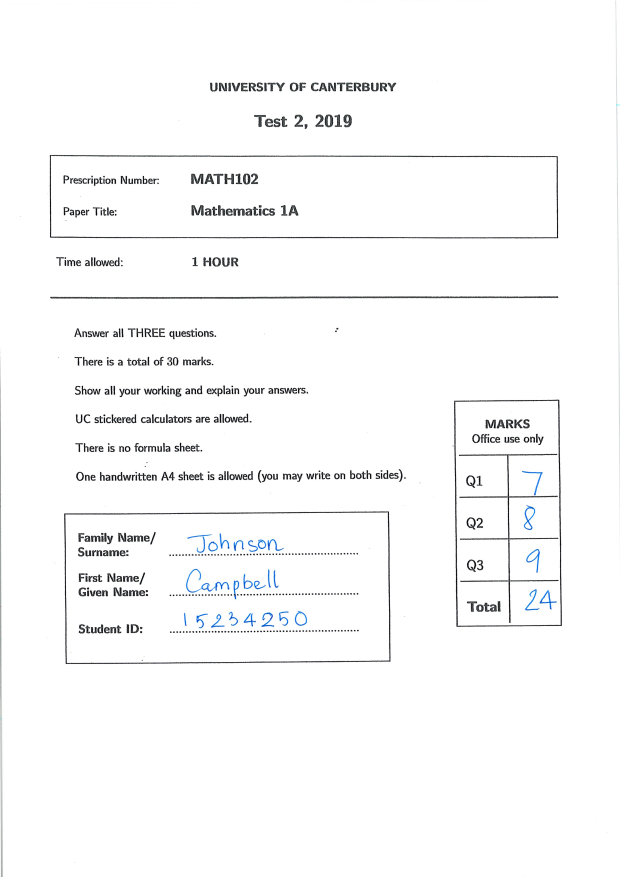
#> input picture Sample - Synthetic Text Scripts/20210131103346563_0007.jpg, 2480 x 3508 px, found by its file name (shown at 1/4 size)
$ jupyter execute --allow-errors 'debugs version -steps break out.ipynb'   (shell and % lines are left out)
#> lines starting #> are read from the running program, lines starting #| are printed output that depends on the picture; after the words box and inside, x2 and y2 are one past the last pixel; in counts of white or black regions, pixels touching at a corner belong together
[cell 1]

import cv2
import imutils
from imutils import contours as cont
import numpy as np
from google.colab import files
import matplotlib.pyplot as plt
from google.colab.patches import cv2_imshow
import pytesseract
from PIL import Image
from pytesseract import image_to_string
from tensorflow import keras
from tensorflow.keras.models import load_model
from imutils.contours import sort_contours
import numpy as np
import argparse
import imutils
import cv2
import tensorflow as tf
from google.colab import drive
from PIL import Image, ImageOps
from PIL import Image, ImageEnhance
import pandas as pd

from keras.preprocessing.image import load_img
from keras.preprocessing.image import img_to_array
from keras.models import load_model

drive.mount('/content/gdrive')

[cell 2]
model_save_name = 'digits.model'
path = F"/content/gdrive/My Drive/UC/S2/INFO601/{model_save_name}"
#> (the rest of this cell did not finish here and is left out)

[cell 3]
print('# LOADING STUDENT INFO FROM DATA BASE')
path = F"/content/gdrive/My Drive/UC/S2/INFO601/NameID.xlsx"
#> (the rest of this cell did not finish here and is left out)

[cell 4]
######################################
########## DIGIT OCR MODEL ###########
######################################

# [126 lines left out: function predict_digit, not called in this run]


######################################
######### LETTER OCR MODEL ###########
######################################

word_dict = {0:'A',1:'B',2:'C',3:'D',4:'E',5:'F',
             6:'G',7:'H',8:'I',9:'J',10:'K',11:'L',
             12:'M',13:'N',14:'O',15:'P',16:'Q',17:'R',
             18:'S',19:'T',20:'U',21:'V',22:'W',23:'X', 24:'Y',25:'Z'}

# [159 lines left out: functions predict_letter, QM, matching, not called in this run]

[cell 5]
image = cv2.imread(F"/content/gdrive/My Drive/UC/S2/INFO601/testdata/20210131103346563_0007.jpg")
#> image is the input picture: shape (3508, 2480, 3); mean B, G, R 249.6, 249.3, 249.1
image = cv2.resize(image,(1500,2100))
#> image: shape (2100, 1500, 3)
result = image.copy()
blur = cv2.GaussianBlur(image, (5,5), 0)
gray = cv2.cvtColor(blur,cv2.COLOR_BGR2GRAY)
thresh = cv2.threshold(gray, 150, 255, cv2.THRESH_BINARY_INV + cv2.THRESH_OTSU)[1]
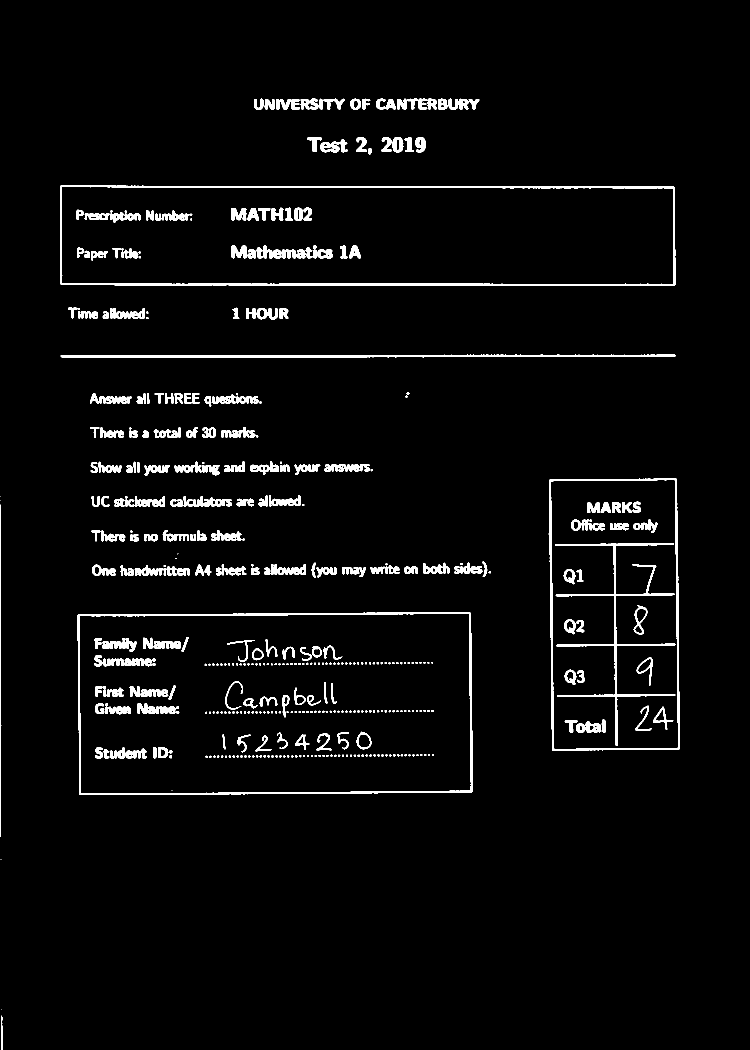
#> thresh: shape (2100, 1500) (shown at 1/2 size); 3.5% white; 464 white regions (207 under 20 px), largest, box (x1, y1, x2, y2) and area: (120, 370, 1351, 571) 10380, (155, 1224, 945, 1590) 8241, (1098, 956, 1360, 1502) 6016

# Remove horizontal lines
horizontal_kernel = cv2.getStructuringElement(cv2.MORPH_RECT, (30,1))
remove_horizontal = cv2.morphologyEx(thresh, cv2.MORPH_OPEN, horizontal_kernel, iterations=2)
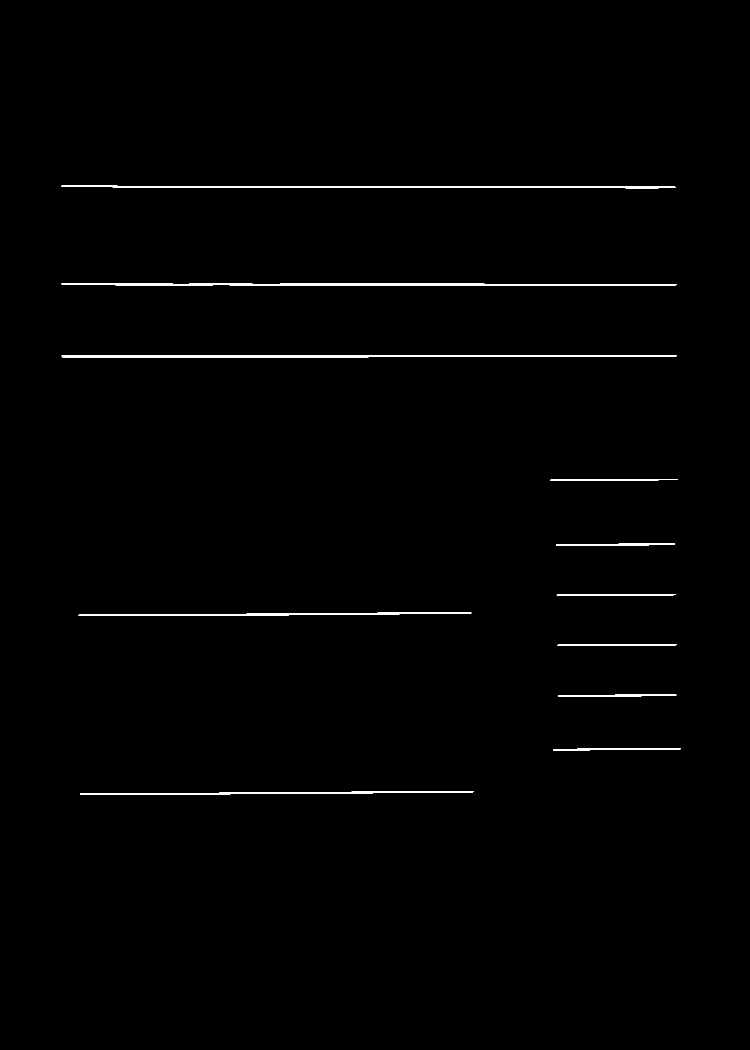
#> remove_horizontal: shape (2100, 1500) (shown at 1/2 size); 0.74% white; 11 white regions
cnts = cv2.findContours(remove_horizontal, cv2.RETR_EXTERNAL, cv2.CHAIN_APPROX_SIMPLE)
#> cnts = 11 contours; largest, box (x1, y1, x2, y2) and area: (123, 710, 1353, 716) 3890, (122, 566, 1353, 571) 3138, (122, 371, 1352, 377) 2792, (157, 1225, 943, 1232) 1822, (160, 1582, 947, 1590) 1760
cnts = cnts[0] if len(cnts) == 2 else cnts[1]
for c in cnts:
    cv2.drawContours(gray, [c], -1, (255,255,255), 3)
#> this loop made 11 passes
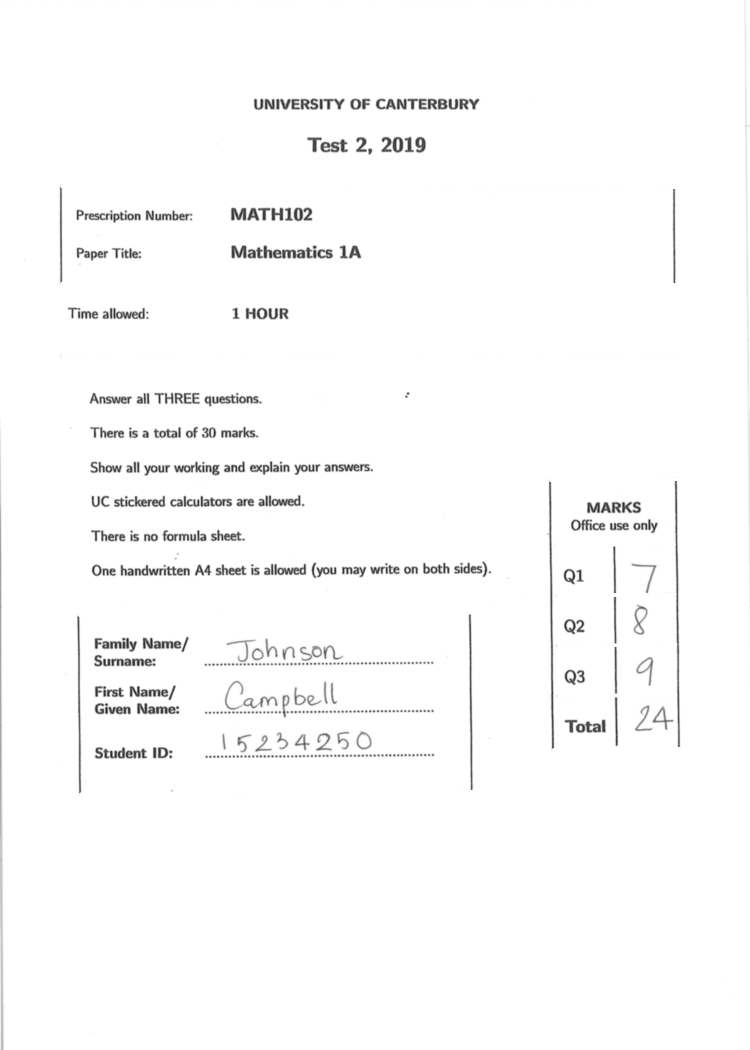
#> gray: shape (2100, 1500) (shown at 1/2 size); min 32, max 255, mean 250.5

# Remove vertical lines
vertical_kernel = cv2.getStructuringElement(cv2.MORPH_RECT, (1,30))
#> vertical_kernel = 30 values from 1 to 1
remove_vertical = cv2.morphologyEx(thresh, cv2.MORPH_OPEN, vertical_kernel, iterations=2)
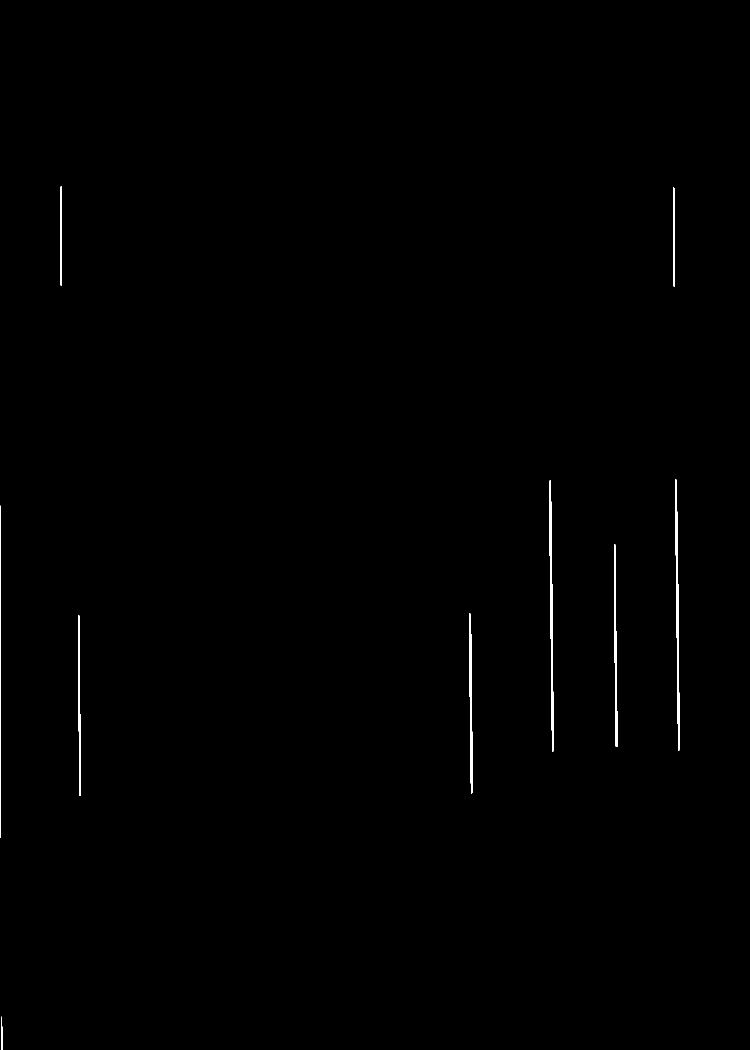
#> remove_vertical: shape (2100, 1500) (shown at 1/2 size); 0.35% white; 9 white regions
cnts = cv2.findContours(remove_vertical, cv2.RETR_EXTERNAL, cv2.CHAIN_APPROX_SIMPLE)
#> cnts = 9 contours; largest, box (x1, y1, x2, y2) and area: (1099, 961, 1107, 1503) 1518, (1350, 958, 1359, 1501) 1496, (1228, 1089, 1235, 1494) 1163, (939, 1226, 945, 1587) 1010, (156, 1231, 161, 1592) 876
cnts = cnts[0] if len(cnts) == 2 else cnts[1]
for c in cnts:
    cv2.drawContours(gray, [c], -1, (255,255,255), 3)
#> this loop made 9 passes
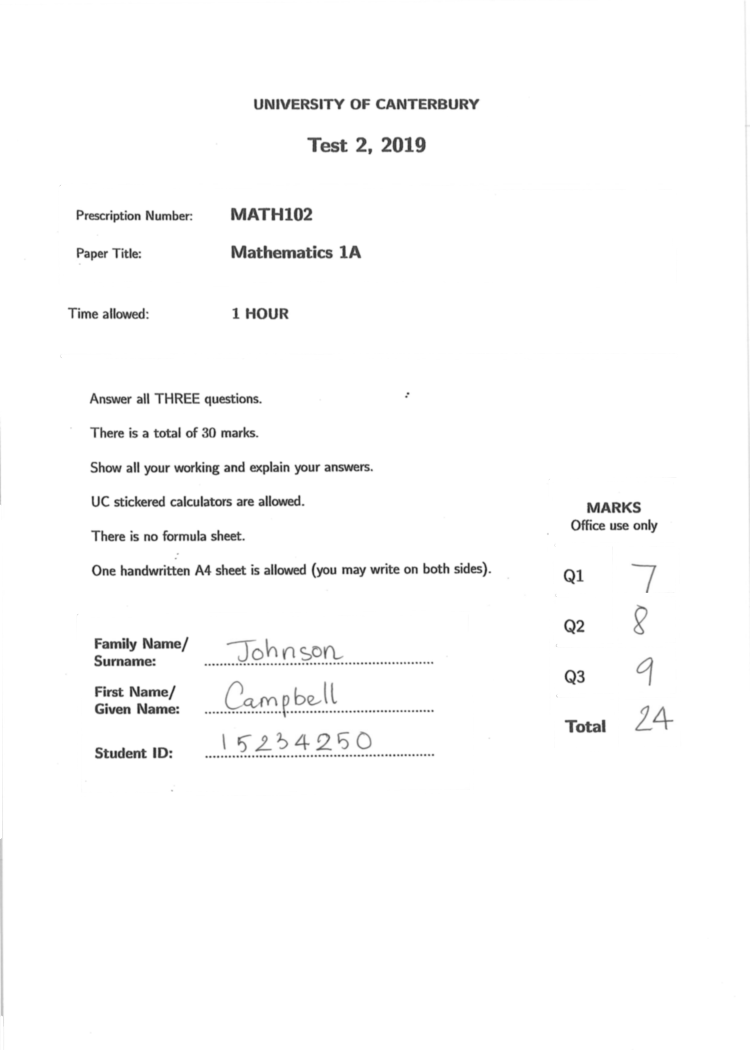
#> gray: shape (2100, 1500) (shown at 1/2 size); 0.72% of pixels changed, all inside (x1, y1, x2, y2) = (0, 373, 1361, 2100)

# border widths; I set them all to 250
color = [255, 255, 255]
top, bottom, left, right = [250]*4
result = cv2.copyMakeBorder(gray, top, bottom, left, right, cv2.BORDER_CONSTANT, value=color)
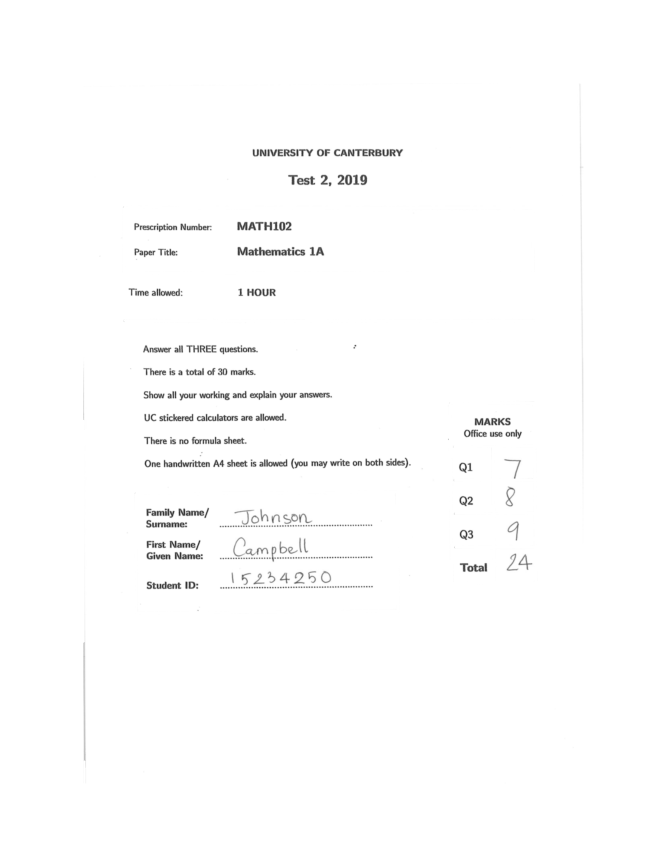
#> result: shape (2600, 2000) (shown at 1/3 size); min 32, max 255, mean 252.6
#_, result = cv2.threshold(result, 50, 255, cv2.THRESH_OTSU + cv2.THRESH_BINARY)

# invert image
#result = 255-result
cv2_imshow(result)

#cv2.imwrite('result.png', result)
#cv2.waitKey()

#> (a cell that did not finish here is left out)

[cell 7]
my_list = []
#> (the rest of this cell did not finish here and is left out)

[cell 8]
sub = 0
for c in my_list:
  x,y,w,h = cv2.boundingRect(c)
  a = result[y - 3 :y + h, x: x + w]
  b = pytesseract.image_to_string(a,config='--psm 6')
  b = b.lower()
  if "venue" in b:
    sub = 1

for c in my_list:
  x,y,w,h = cv2.boundingRect(c)
  a = result[y -3 :y + h, x: x + w]
  b = pytesseract.image_to_string(a,config='--psm 6')
  b = b.lower()
  if "name" in b:
    if "first" in pytesseract.image_to_string(result[y - 5 :y + h, x - 200: x + w],config='--psm 6').lower():
      if "given" in pytesseract.image_to_string(result[y - 5 :y + h, x - 200: x + w],config='--psm 6').lower():
        FirstName = result[y - 15 :y + h + 15, x + w + 100 : x + w + 450]
        cv2_imshow(FirstName)
        print("I")

      else:
        if "given" in pytesseract.image_to_string(result[y - 5 :y + h+30, x - 200: x + w],config='--psm 6').lower():
          print("\n")
          FirstName = result[y - 15 :y + h+30, x + w + 5: x + w +350]
          cv2_imshow(FirstName)
          print("II")

        else:
          print("\n")
          FirstName = result[y - 25 :y + h + 10 , x + w : x + w + 450]
          cv2_imshow(FirstName)
          print("III")

    else:
      if "given" in pytesseract.image_to_string(result[y - 15 :y + h, x - 150: x + w],config='--psm 6').lower():
        if "first" not in pytesseract.image_to_string(result[y - 40 :y + h, x - 100: x + w],config='--psm 6').lower():
          print("\n")
          FirstName = result[y - 35 :y + h +15 , x+w: x + w + 400]
          cv2_imshow(FirstName)
          print("IV")


      else:
        if "family" in pytesseract.image_to_string(result[y - 5 :y + h, x - 200: x + w],config='--psm 6').lower():
          if "sur" in pytesseract.image_to_string(result[y - 5 :y + h, x - 200: x + w],config='--psm 6').lower():
            print("\n")
            SurName = result[y - 15 :y + h + 15, x + w + 100 : x + w + 450]
            cv2_imshow(SurName)
            t = 1
            print("V")

          else:
            if "sur" in pytesseract.image_to_string(result[y - 5 :y + h+40, x - 150: x + w],config='--psm 6').lower():
              print("\n")
              SurName = result[y - 15 :y + h+30, x + w +5: x + w + 350]
              cv2_imshow(SurName)
              t = 2
              print("VI")

            else:
              if "family" in pytesseract.image_to_string(result[y - 15 :y + h, x - 200: x + w],config='--psm 6').lower():
                if "block" in pytesseract.image_to_string(result[y - 15 :y + h, x : x + w + 150],config='--psm 6').lower():
                  print("\n")
                  SurName = result[y - 30 :y + h, x + w : x + w + 450]
                  cv2_imshow(SurName)
                  t = 3
                  print("VII")

                else:
                  if "sur" not in pytesseract.image_to_string(result[y - 15 :y + h, x - 250: x + w],config='--psm 6').lower():
                    if sub == 0:
                      t = 4
                      SurName = result[y - 35 :y + h +10 , x + w +10: x + w +400]
                      cv2_imshow(SurName)
                      print("X")

                    if sub == 1:
                      t = 5
                      SurName = result[y - 20 :y + h +10 , x + w +10: x + w +400]
                      cv2_imshow(SurName)
                      print("X - 1")
        else:
          if "family" and "sur" not in pytesseract.image_to_string(result[y - 5 :y + h, x - 130: x + w],config='--psm 6').lower():
            print("\n")
            SurName = result[y - 25 :y + h + 30, x + w + 5: x + w + 550]
            cv2_imshow(SurName)
            t = 0
            print("XI")

print('\nTYPE: ')
#> (the rest of this cell did not finish here and is left out)

[cell 9]
for c in my_list:
  x,y,w,h = cv2.boundingRect(c)
  a = result[y -3 :y + h, x: x + w]
  b = pytesseract.image_to_string(a,config='--psm 6')
  b = b.lower()
  if "id" in b:
    if "student" in pytesseract.image_to_string(result[y - 5:y + h + 5, x - 150 : x + w]).lower():
      if "number" in pytesseract.image_to_string(result[y - 5:y + h + 5, x : x + w + 100]).lower():
        if t == 0:
          ID = result[y - 25:y + h + 30, x + w + 100 : x + w + 450]
          cv2_imshow(ID)
          print("XII")

      else:
        if t == 1:
          ID = result[y -10 :y + h + 25, x + w : x + w + 500]
          cv2_imshow(ID)
          print("XIII")

        else:
          if t == 2:
            ID = result[y - 45:y + h + 5, x + w +10 : x + w + 500]
            cv2_imshow(ID)
            print("XIII - 1")

          else:
            if t == 4:
              ID = result[y - 45:y + h + 5, x + w  : x + w + 500]
              cv2_imshow(ID)
              print("XIII - 2")

            else:
              ID = result[y - 35:y + h + 20, x + w + 100: x + w + 500]
              cv2_imshow(ID)
              print("XIII - 3")

  else:
    if "number" in b:
      if "student" in pytesseract.image_to_string(result[y - 5:y + h + 5, x - 100 : x + w]).lower():
        if "id" not in pytesseract.image_to_string(result[y - 5:y + h + 5, x - 100 : x + w]).lower():
          ID = result[y - 20:y + h + 5, x + w : x + w + 400]
          cv2_imshow(ID)
          print("XIV")


  if "total" in b:
    if "of" not in pytesseract.image_to_string(result[y - 5 :y + h, x: x + w + 100],config='--psm 6').lower():
      if "mark" in pytesseract.image_to_string(result[y - 5 :y + h, x: x + w + 100],config='--psm 6').lower():
        if t == 3:
          print("\n")
          TotalMarks = result[y - 125 :y-20, x: x + w + 120]
          cv2_imshow(TotalMarks)
          print("XV")

        else:
          if t == 0:
            print("\n")
            TotalMarks = result[y - 35:y + h+ 25, x + w  : x + w + 250]
            cv2_imshow(TotalMarks)
            print("XVI")

      if t == 1:
        print("\n")
        TotalMarks = result[y :y + h+ 75, x+w: x + w +170]
        cv2_imshow(TotalMarks)
        print("XVII")

      if t == 2:
        print("\n")
        TotalMarks = result[y - 60 :y + h+20, x + w: x + w +150]
        cv2_imshow(TotalMarks)
        print("XVIII")

      if t == 4:
        print("\n")
        TotalMarks = result[y - 45 :y + h + 10, x + w: x + w +150]
        cv2_imshow(TotalMarks)
        print("XIX")

      if t == 5:
        print("\n")
        TotalMarks = result[y - 35 :y + h, x + w: x + w +250]
        cv2_imshow(TotalMarks)
        print("XX")
